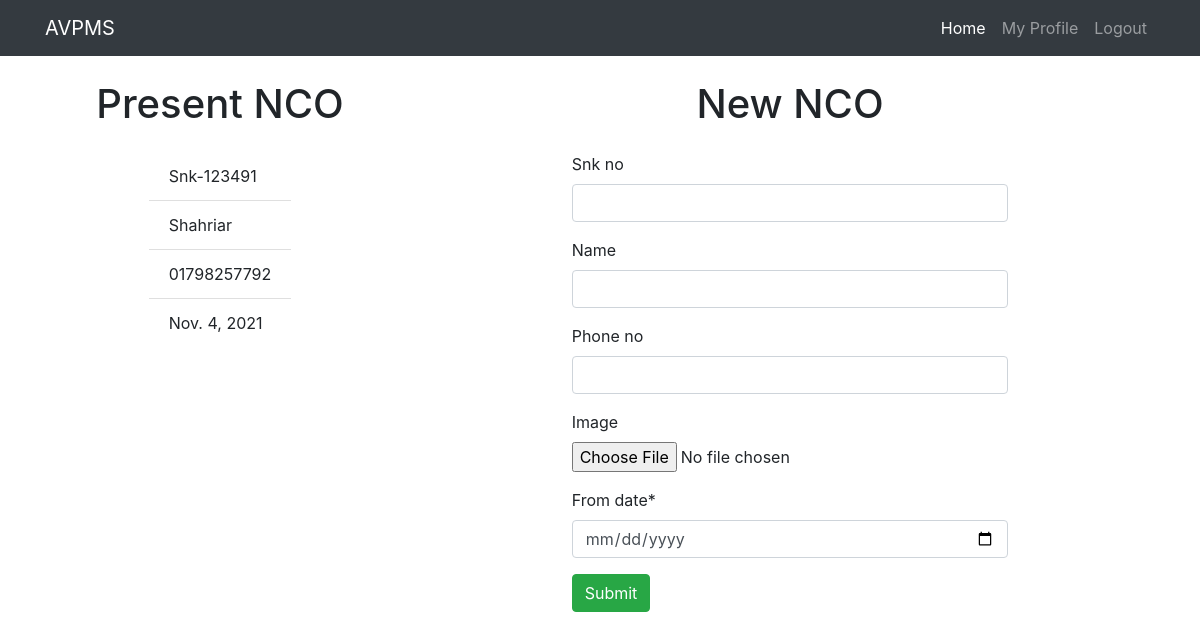
Screenshot of /handingtaking (signed in) with the database file from the repository.
### avpms/models.py (models this page shows, shortened)
class NCO(models.Model):
    user = models.OneToOneField(User, on_delete=models.CASCADE, null=True)
    snk_no = models.CharField(
        max_length=100, null=True, blank=True, unique=True)
    name = models.CharField(max_length=100, null=True, blank=True)
    phone_no = models.CharField(max_length=100, null=True, blank=True)
    image = models.ImageField(null=True, blank=True, upload_to='nco_image/')
    from_date = models.DateField(null=True)
    to_date = models.DateField(null=True, blank=True)

### avpms/views.py (the view, shortened to what this page needs)
# urls.py: path('handingtaking', views.handingtaking, name='handingtaking'),
def handingtaking(request):
    user = request.user
    nco = NCO.objects.get(user=user)
    form = NCOForm()
    context = {'form': form, 'nco': nco}
    return render(request, 'handingtaking.html', context)

### avpms/forms.py
class NCOForm(ModelForm):
    class Meta:
        model = NCO
        fields = ['snk_no', 'name', 'phone_no', 'image', 'from_date']
        widgets = {
            'from_date': forms.DateInput(attrs={'type': 'date'}),
        }

### template/handingtaking.html (shortened to what this page needs)
{% extends 'home.html' %}
{% load static %}
{% load crispy_forms_tags %}
{% block content %}
<div class="container">
    <div class="row">
        <div class="col-4">
        <div class="col-12 h1 my-4 text-center">
            Present NCO
        </div>
        <div class="col-12 d-flex justify-content-center align-items-center mb-4">
            <ul class="list-group list-group-flush">
                <li class="list-group-item">{{nco.snk_no}}</li>
                <li class="list-group-item">{{nco.name}}</li>
                <li class="list-group-item">{{nco.phone_no}}</li>
                <li class="list-group-item">{{nco.from_date}}</li>
              </ul>
        </div>
        </div>
        <div class="col-8">
    <div class="col-12 h1 my-4 text-center">
        New NCO
    </div>
    <div class="col-12 d-flex justify-content-center align-items-center mb-4">
        <form action="" method="POST" class='col-8'>
            {{ form|crispy }}
            <button type="submit" class="btn btn-success">Submit</button>
        </form>
    </div>
    </div>
    </div>
</div>
{% endblock %}

### rows the page displays
NCO: snk_no "Snk-123491", name "Shahriar", phone_no "01798257792", from_date "Nov. 4, 2021"
